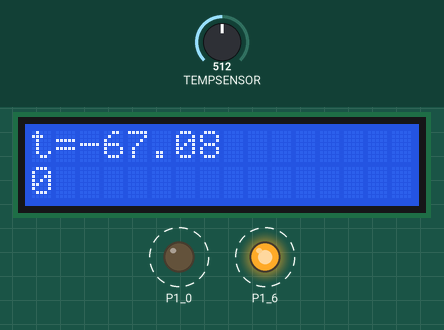
Simulated run of this sketch. Board: TI MSP430 LaunchPad. Shown: 16×2 character LCD, output pins drawn as LEDs (lit = HIGH). Dashed ring = blinking. The inputs (shaded band) are chosen by the test bench; at power-on: TEMPSENSOR = 512.

Above: at 1.2 s.
1.3 s: TEMPSENSOR set to 716
At 1.77 s:
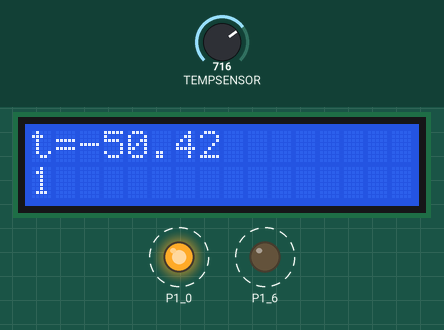
5.1 s: TEMPSENSOR set to 900
At 5.38 s:
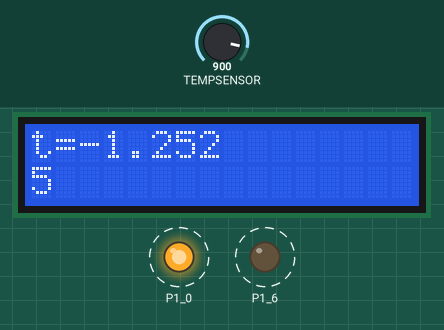
6.7 s: TEMPSENSOR set to 1023
At 6.98 s:
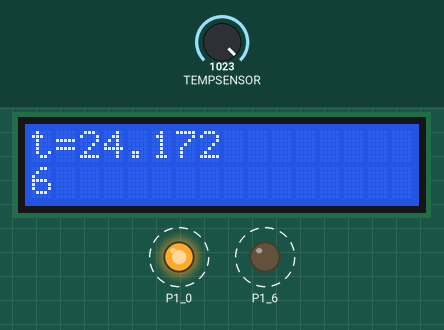
Timing chart, 0 to 9.3 s (numbered marks = the images above; inputs shaded):
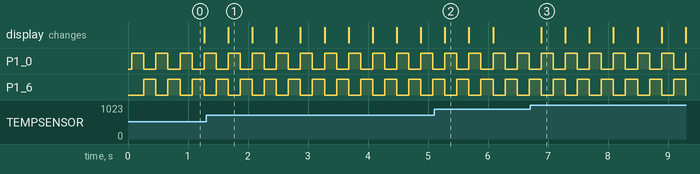

The sketch:

TI_intern_temp_serial_sketch.ino
```cpp
// include the library code:
#include <LiquidCrystal.h>

#define NUMBER 16

int inByte = 0;         // incoming serial byte
int sensorValue=0;
int sensorValues[NUMBER];
int sensorValueSum;
int currentNumber=0;
int i, valuesNumber;
float tempc=0;

// initialize the library with the numbers of the interface pins
LiquidCrystal lcd(P2_3, P2_4, P2_0, P1_5, P1_4, P1_3);

void setup() {
  // set up the LCD's number of columns and rows:
  lcd.begin(16, 2);
  // Print a message to the LCD.
  lcd.print("t=  .  C");

  lcd.setCursor(0, 1);
  // initialize the digital pin as an output.
  pinMode(P1_0, OUTPUT);
  pinMode(P1_6, OUTPUT);

  analogReference(INTERNAL1V5);
  analogRead(TEMPSENSOR); // first reading usually wrong

  Serial.begin(9600);

}

void loop() {
  // set the cursor to column 0, line 1
  // (note: line 1 is the second row, since counting begins with 0):
  lcd.setCursor(0, 1);
  // print the number of seconds since reset:
  lcd.print(millis()/1000);

  sensorValue = analogRead(TEMPSENSOR);
  sensorValues[currentNumber] = sensorValue;
  if (currentNumber++ >= NUMBER) {currentNumber = 0;}

  sensorValueSum = 0;
  valuesNumber = 0;
  for (i=0;i<NUMBER;i++)
  {
    if (sensorValues[i]!=0)
    {
      sensorValueSum += sensorValues[i];
      valuesNumber++;
    }
  }

  sensorValue  = sensorValueSum / valuesNumber;
  //tempc = ((float)sensorValue - 673)*422,53/1023;
  tempc = ((float)sensorValue - 673)*15/36,352;

  if (Serial.available() > 0) {
    // get incoming byte:
    //inByte = Serial.read();
    //Serial.write(inByte);
    ;

    Serial.print("t=");
    Serial.print(tempc);
    Serial.print("\n");

  }

  lcd.setCursor(2, 0);
  lcd.print(tempc);

  digitalWrite(P1_0, HIGH);   // set the LED on
  digitalWrite(P1_6, LOW);    // set the LED off
  delay(200);              // wait for a second
  digitalWrite(P1_0, LOW);    // set the LED off
  digitalWrite(P1_6, HIGH);   // set the LED on
  delay(200);              // wait for a second
}
```

Measured:
- by itself, P1_0, P1_6: alternates HIGH for 0.20 s and LOW for 0.20 s
- what the display in image 1 shows lasts 0.4 s, from 1.7 s to 2.1 s
